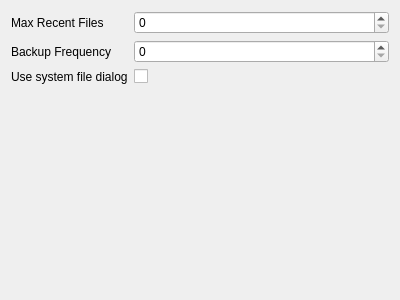
<?xml version="1.0" encoding="UTF-8"?>
<ui version="4.0">
 <class>SettingsOpenSave</class>
 <widget class="QWidget" name="SettingsOpenSave">
  <property name="geometry">
   <rect>
    <x>0</x>
    <y>0</y>
    <width>400</width>
    <height>300</height>
   </rect>
  </property>
  <property name="windowTitle">
   <string>Form</string>
  </property>
  <layout class="QFormLayout" name="formLayout">
   <item row="0" column="0">
    <widget class="QLabel" name="label_max_recent_files">
     <property name="text">
      <string>Max Recent Files</string>
     </property>
    </widget>
   </item>
   <item row="0" column="1">
    <widget class="QSpinBox" name="kcfg_max_recent_files"/>
   </item>
   <item row="1" column="0">
    <widget class="QLabel" name="label_backup_frequency">
     <property name="text">
      <string>Backup Frequency</string>
     </property>
    </widget>
   </item>
   <item row="2" column="0">
    <widget class="QLabel" name="label_use_native_io_dialog">
     <property name="text">
      <string>Use system file dialog</string>
     </property>
    </widget>
   </item>
   <item row="2" column="1">
    <widget class="QCheckBox" name="kcfg_use_native_io_dialog">
     <property name="text">
      <string/>
     </property>
    </widget>
   </item>
   <item row="1" column="1">
    <widget class="QSpinBox" name="kcfg_backup_frequency"/>
   </item>
  </layout>
 </widget>
 <resources/>
 <connections/>
</ui>
